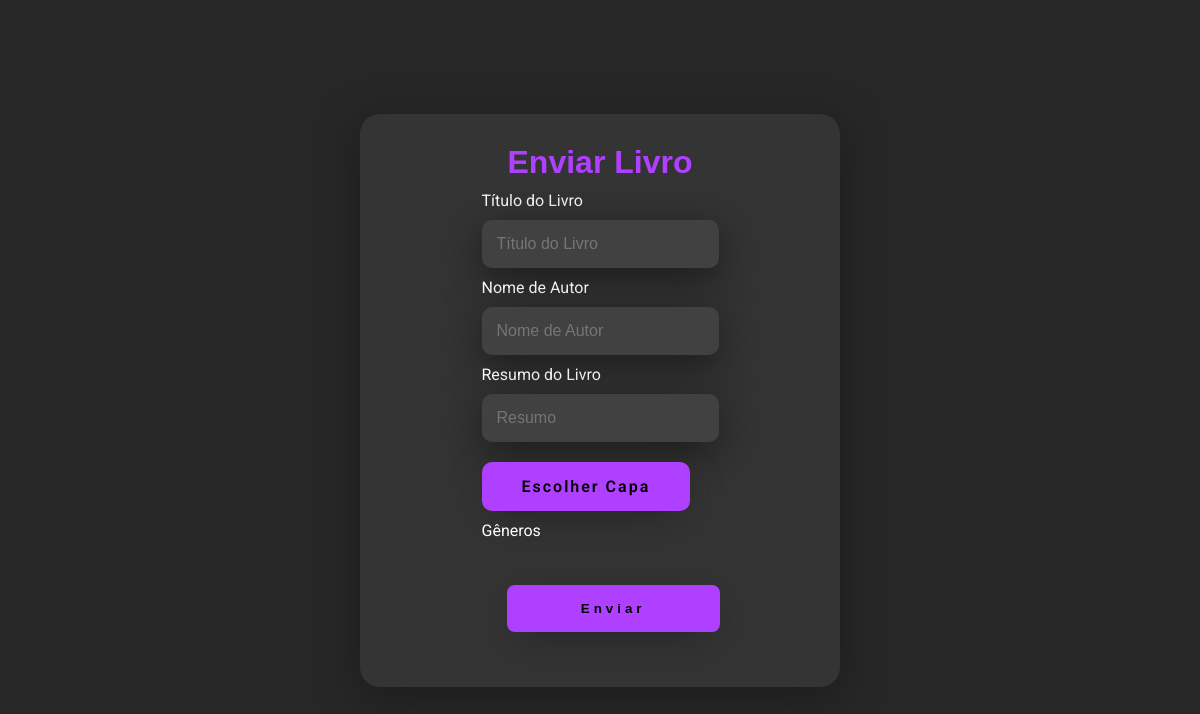
/enviar_livro (signed in), run on an earlier commit of the app's database.
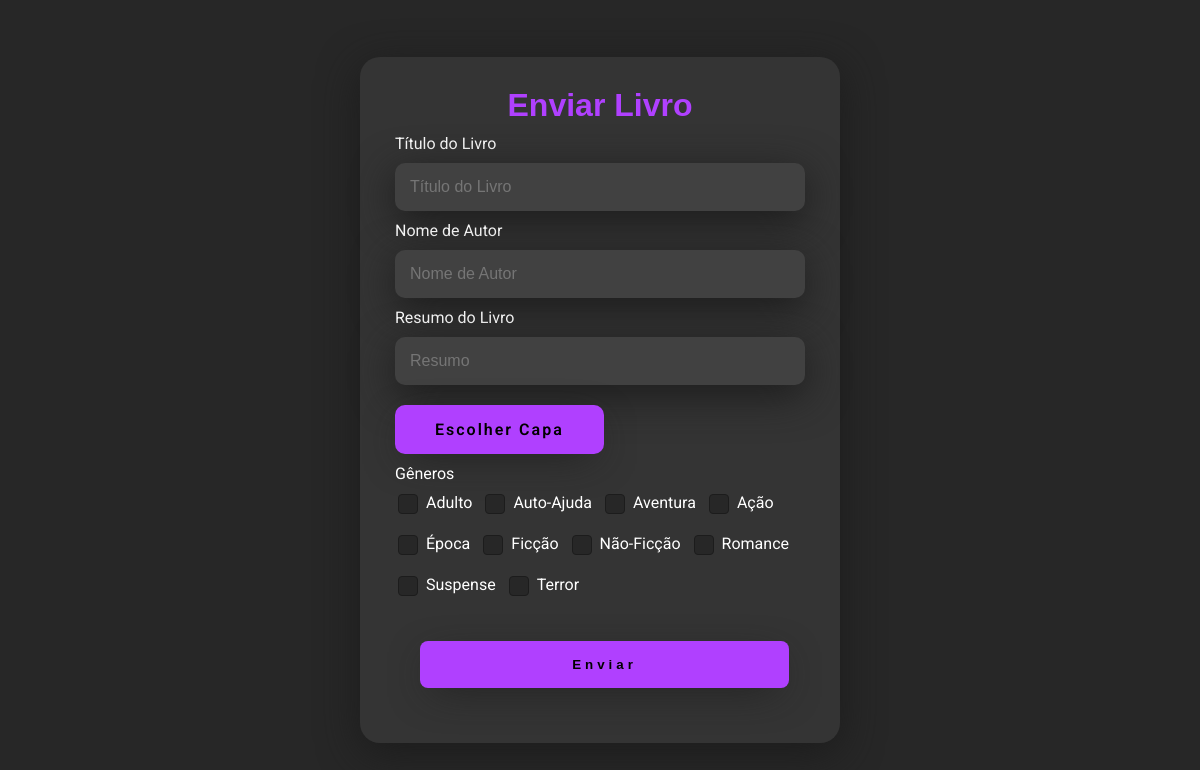
And on a later commit of the database.
### models.py (models this page shows)
class Genre(db.Model):
    __tablename__ = 'Genre'
    id_genre = db.Column(db.Integer, primary_key=True, autoincrement=True)
    name_genre = db.Column(db.String(100), nullable=False)

### routes.py (the view)
@app.route('/enviar_livro')
@login_required
def enviarLivro():
    genres = Genre.query.all()
    user_name = None
    if 'user_id' in session:
        user_id = session['user_id']
        user = User.query.get(user_id)
        if user:
            user_name = user.name
    return render_template('enviar_livro.html', user_name=user_name, genres=genres)

### routes.py (called while the page is built)
def login_required(f):
    @wraps(f)
    def decorated_function(*args, **kwargs):
        if 'user_id' not in session:
            return redirect(url_for('login'))
        return f(*args, **kwargs)
    return decorated_function

### templates/enviar_livro.html (shortened to what this page needs)
<!DOCTYPE html>
<html lang="pt-br">
<head>
    <link rel="stylesheet" href="{{ url_for('static', filename='css/styles.css') }}">
</head>
<body>
    <main class="main_login">
        <div class="card_login">
            <h1>Enviar Livro</h1>
            <form action="{{ url_for('enviarLivro') }}" method="post" enctype="multipart/form-data">
                <div class="text_field">
                    <label for="name_book">Título do Livro</label>
                    <input type="text" name="name_book" placeholder="Título do Livro" required>
                </div>
                <div class="text_field">
                    <label for="author">Nome de Autor</label>
                    <input type="text" name="author" placeholder="Nome de Autor" required>
                </div>
                <div class="text_field">
                    <label for="overview">Resumo do Livro</label>
                    <input type="text" name="overview" placeholder="Resumo" required>
                </div>
                <div class="file_input">
                    <label for="cover" class="custom-file-upload">
                            Escolher Capa
                    </label>
                </div>
                <div class="text_field">
                    <label for="genres">Gêneros</label>
                        <div class="genre_div">
                            {% for genre in genres %}
                            <div class="checkbox_item">
                                <label for="genre_{{ genre.id_genre }}">{{ genre.name_genre }}</label>
                            </div>
                            {% endfor %}
                        </div>
                </div>
                <button class="btn_enviar_livro">Enviar</button>
            </form>
        </div>
    </main>
</body>
</html>

### static/css/styles.css (style rules this page uses)
:root { --color-white: #fff; --color-dark1: #272727; --color-dark2: #2d2d2d; --color-dark3: #414141; --color-dark4: #1c1c1c; --color-dark5: #343434; --color-dark6: #000; --color-purple: #b040ff; }
* { margin: 0; padding: 0; }
body { font-family: "Roboto", sans-serif; background-color: var(--color-dark1); color: var(--color-white); }
body * { box-sizing: border-box; }
.main_login { width: 100vw; height: 100vh; display: flex; justify-content: center; align-items: center; }
.card_login { width: 40%; display: flex; flex-direction: column; justify-content: center; align-items: center; padding: 30px 35px; background-color: var(--color-dark5); border-radius: 20px; box-shadow: 0px 10px 40px var(--color-dark4); }
.card_login h1 { font-family: Verdana, Geneva, Tahoma, sans-serif ; color: var(--color-purple); font-weight: 800; }
.text_field { width: 100%; display: flex; flex-direction: column; justify-content: center; align-items: flex-start; margin: 10px 0px; }
.text_field input { width: 100%; border: none; border-radius: 10px; padding: 15px; background-color: var(--color-dark3); color: var(--color-white); font-size: 12pt; box-shadow: 0px 10px 40px var(--color-dark4); outline: none; box-sizing: border-box; }
.text_field label { color: var(--color-white); margin-bottom: 10px; }
.genre_div { display: flex; flex-wrap: wrap; gap: 10px; box-sizing: border-box; }
.checkbox_item { display: flex; align-items: center; box-sizing: border-box; }
.checkbox_item input + label:before { content: ''; width: 18px; height: 18px; border-radius: 4px; background-color: var(--color-dark1); border: 1px solid var(--color-dark4); display: inline-block; vertical-align: middle; margin-right: 8px; margin-left: 3px; }
.file_input { width: 100%; display: flex; align-items: center; margin-top: 20px; box-sizing: border-box; }
.custom-file-upload { display: flex; justify-content: center; align-items: center ; padding: 15px 40px; border-radius: 10px; border: none; font-family: 'Roboto', sans-serif; font-size: 16px; font-weight: 600; letter-spacing: 2px; color: var(--color-dark6); background-color: var(--color-purple); box-shadow: 0px 10px 40px -12px var(--color-dark4); cursor: pointer; transition: 1s all; }
.btn_enviar_livro { width: 90%; padding: 16px 0px; margin: 25px; border: none; border-radius: 8px; outline: none; font-weight: 800; letter-spacing: 4px; background-color: var(--color-purple); cursor: pointer; box-shadow: 0px 10px 40px -12px var(--color-dark4); transition: 1s; box-sizing: border-box; }

What changed in the data, as far as the page shows it:
added Genre: name_genre "Adulto"
added Genre: name_genre "Auto-Ajuda"
added Genre: name_genre "Aventura"
added Genre: name_genre "Ação"
added Genre: name_genre "Época"
added Genre: name_genre "Ficção"
added Genre: name_genre "Não-Ficção"
added Genre: name_genre "Romance"
added Genre: name_genre "Suspense"
added Genre: name_genre "Terror"
